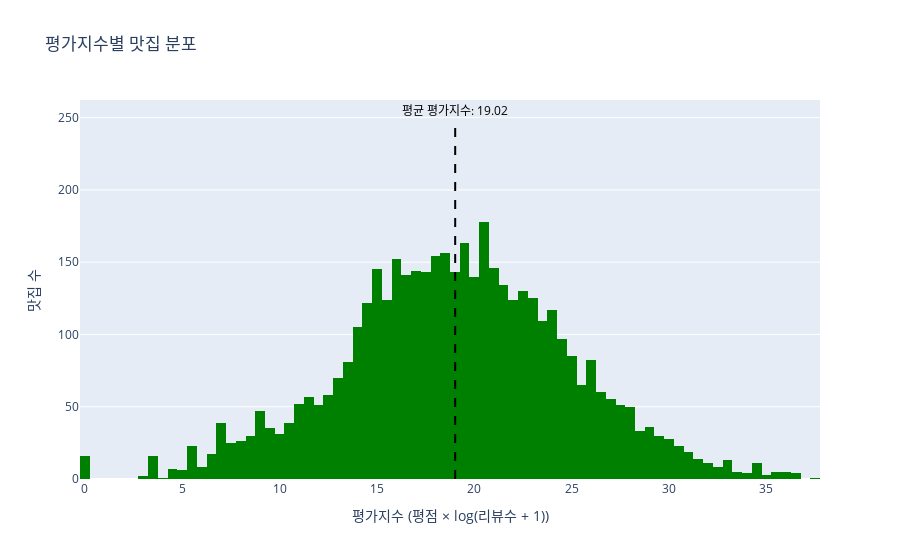

The notebook cell this image was saved under:
### Code cell
import plotly.express as px

# 평균 평가지수 계산
avg_value_value = restaurant['value'].mean()
print("전체 맛집의 평균 평가지수:", avg_value_value)

# 히스토그램 생성
fig = px.histogram(
    restaurant,
    x='value',
    title='평가지수별 맛집 분포',
    color_discrete_sequence=['green']
)

# 레이아웃 설정
fig.update_layout(
    xaxis_title='평가지수 (평점 × log(리뷰수 + 1))',
    yaxis_title='맛집 수'
)

# y축 최대값 추정 (히스토그램의 최대 빈도 수치)
y_max = restaurant['value'].value_counts(bins=50).max()  # bin 수는 실제 그래프와 맞춰줘야 함

# 평균선 추가 (적당한 y1 사용)
fig.add_shape(
    type='line',
    x0=avg_value_value,
    x1=avg_value_value,
    y0=0,
    y1=y_max,
    line=dict(color='black', dash='dash')
)

# 평균선 텍스트 라벨
fig.add_annotation(
    x=avg_value_value,
    y=y_max,
    text=f"평균 평가지수: {avg_value_value:.2f}",
    showarrow=False,
    yshift=10,
    font=dict(color='black')
)

fig.show()

### Figure 1 — Plotly figure (JSON) as saved in the notebook; plotly's stock layout.template omitted (floating-point values rounded to 4 significant figures; data arrays with more than 128 entries replaced by an {"elided": "..."} marker saying what was removed)
{"data": [{"bingroup": "x", "hovertemplate": "value=%{x}<br>count=%{y}<extra></extra>", "legendgroup": "", "marker": {"color": "green", "pattern": {"shape": ""}}, "name": "", "orientation": "v", "showlegend": false, "type": "histogram", "x": {"elided": "4430 float values"}, "xaxis": "x", "yaxis": "y"}], "layout": {"annotations": [{"font": {"color": "black"}, "showarrow": false, "text": "평균 평가지수: 19.02", "x": 19.02, "y": 248, "yshift": 10}], "barmode": "relative", "legend": {"tracegroupgap": 0}, "shapes": [{"line": {"color": "black", "dash": "dash"}, "type": "line", "x0": 19.02, "x1": 19.02, "y0": 0, "y1": 248}], "title": {"text": "평가지수별 맛집 분포"}, "xaxis": {"anchor": "y", "domain": [0, 1], "title": {"text": "평가지수 (평점 × log(리뷰수 + 1))"}}, "yaxis": {"anchor": "x", "domain": [0, 1], "title": {"text": "맛집 수"}}}}
